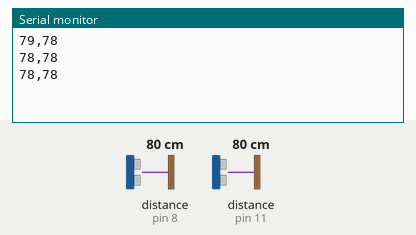
Recording of a sketch running on a simulated Arduino Uno, built with avr-gcc and run on an emulated ATmega328P. On the bench: the last lines printed to the serial monitor. Wiring (inferred from the names in the program): 2 × ultrasonic range finder: trigger pin 9, echo pin 8 / trigger pin 10, echo pin 11. The inputs (shaded band) are chosen by the test bench; at power-on: distance to the obstacle (sensors on pin 8, pin 11) 80 cm. The echo pulse lasts 58.3 µs per cm.

Above: at 1.3 s.
1.4 s: distance to the obstacle (sensor on pin 8) set to 2 cm
At 1.9 s:
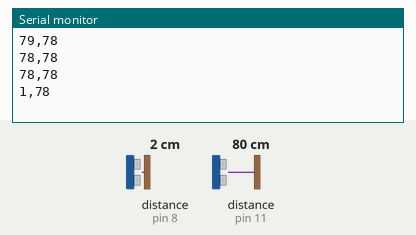
2.9 s: distance to the obstacle (sensor on pin 11) set to 2 cm
At 3.5 s:
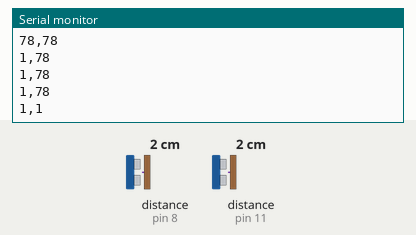
4.4 s: distance to the obstacle (sensor on pin 8) set to 4 cm
At 5.0 s:
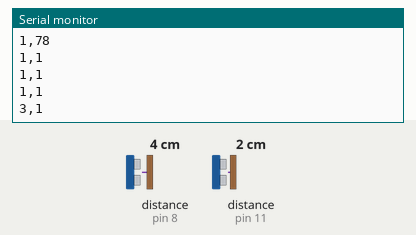
5.9 s: distance to the obstacle (sensor on pin 11) set to 4 cm
At 6.5 s:
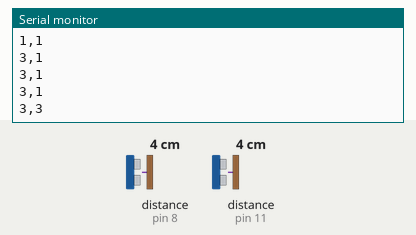
Timing chart, 0 to 8.4 s (numbered marks = the images above; inputs shaded):
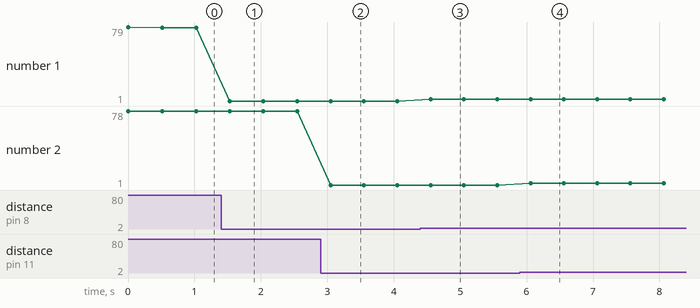

Measured:
- after the input at 1.4 s, the serial monitor: prints a new line after 0.13 s (image 1)
- after the input at 2.9 s, the serial monitor: prints a new line after 0.15 s (image 2)
- after the input at 4.4 s, the serial monitor: prints a new line after 0.15 s (image 3)
- after the input at 5.9 s, the serial monitor: prints a new line after 0.16 s (image 4)
- plotted number 1: 78 → 1 after the input at 1.4 s, 1 → 3 after the input at 4.4 s

The sketch:

Teensy_ultrasonic_n.ino
```cpp
#define TRIG_PIN1 9
#define ECHO_PIN1 8
#define TRIG_PIN2 10
#define ECHO_PIN2 11

void setup() {
  Serial.begin(115200);
  pinMode(TRIG_PIN1, OUTPUT);
  pinMode(ECHO_PIN1, INPUT);
  pinMode(TRIG_PIN2, OUTPUT);
  pinMode(ECHO_PIN2, INPUT);
}

void loop() {
  long duration1, distance1;
  long duration2, distance2;

  digitalWrite(TRIG_PIN1, LOW);
  delayMicroseconds(2);
  digitalWrite(TRIG_PIN1, HIGH);
  delayMicroseconds(10);
  digitalWrite(TRIG_PIN1, LOW);
  duration1 = pulseIn(ECHO_PIN1, HIGH);
  distance1 = duration1 * 0.034 / 2;
  Serial.print(distance1);
  Serial.print(",");  // 구분자 추가

  digitalWrite(TRIG_PIN2, LOW);
  delayMicroseconds(2);
  digitalWrite(TRIG_PIN2, HIGH);
  delayMicroseconds(10);
  digitalWrite(TRIG_PIN2, LOW);
  duration2 = pulseIn(ECHO_PIN2, HIGH);
  distance2 = duration2 * 0.034 / 2;
  Serial.println(distance2);

  delay(500);  // 적절한 딜레이 설정
}
```
